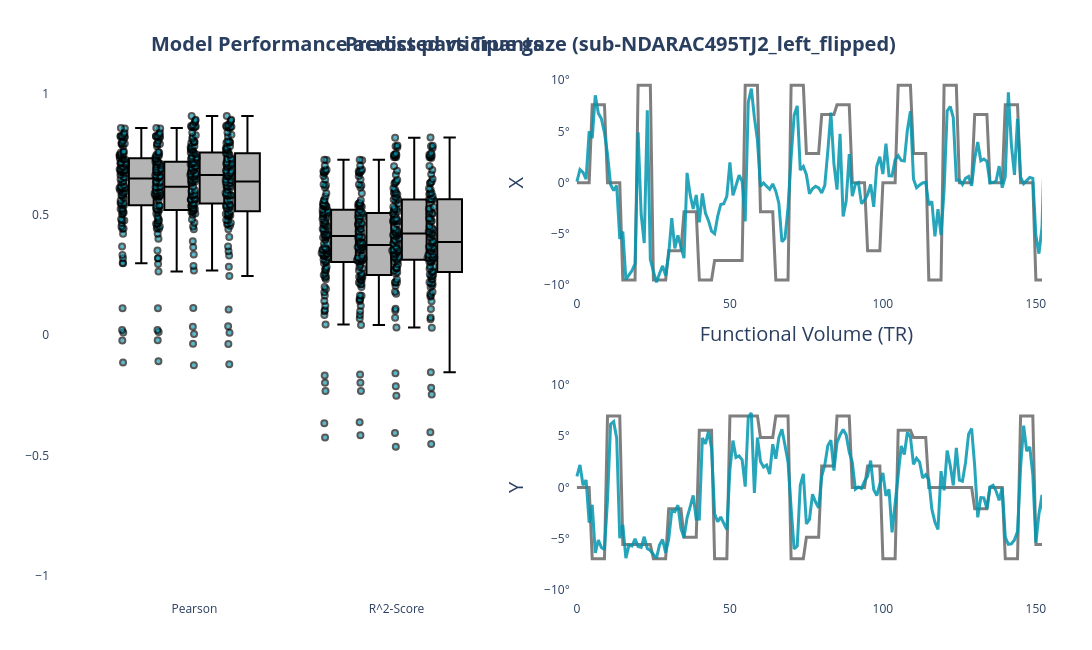

Source (notebook cell):
### Code cell
fig = visualise_predictions_static(evaluation_single_flipped, scores_single_flipped, color="rgb(0, 150, 175)", bg_color="rgb(255,255,255)", ylim=[-11, 11], subject_index=1)
fig.show()

### Figure 1 — Plotly figure (JSON) as saved in the notebook; plotly's stock layout.template omitted (floating-point values rounded to 4 significant figures; data arrays with more than 128 entries replaced by an {"elided": "..."} marker saying what was removed)
{"data": [{"boxpoints": "all", "fillcolor": "rgb(180,180,180)", "line": {"color": "rgb(0,0,0)"}, "marker": {"color": "rgb(0, 150, 175)", "line": {"color": "rgb(0,0,0)", "width": 2}, "opacity": 0.65}, "type": "box", "x": {"elided": "212 str values"}, "xaxis": "x", "y": {"elided": "212 float values"}, "yaxis": "y"}, {"boxpoints": "all", "fillcolor": "rgb(180,180,180)", "line": {"color": "rgb(0,0,0)"}, "marker": {"color": "rgb(0, 150, 175)", "line": {"color": "rgb(0,0,0)", "width": 2}, "opacity": 0.65}, "type": "box", "x": {"elided": "212 str values"}, "xaxis": "x", "y": {"elided": "212 float values"}, "yaxis": "y"}, {"boxpoints": "all", "fillcolor": "rgb(180,180,180)", "line": {"color": "rgb(0,0,0)"}, "marker": {"color": "rgb(0, 150, 175)", "line": {"color": "rgb(0,0,0)", "width": 2}, "opacity": 0.65}, "type": "box", "x": {"elided": "212 str values"}, "xaxis": "x", "y": {"elided": "212 float values"}, "yaxis": "y"}, {"boxpoints": "all", "fillcolor": "rgb(180,180,180)", "line": {"color": "rgb(0,0,0)"}, "marker": {"color": "rgb(0, 150, 175)", "line": {"color": "rgb(0,0,0)", "width": 2}, "opacity": 0.65}, "type": "box", "x": {"elided": "212 str values"}, "xaxis": "x", "y": {"elided": "212 float values"}, "yaxis": "y"}, {"line": {"color": "rgb(0,0,0)", "width": 3}, "mode": "lines", "name": "True X", "opacity": 0.5, "type": "scatter", "x": {"elided": "270 int values"}, "xaxis": "x2", "y": {"elided": "270 float values"}, "yaxis": "y2"}, {"line": {"color": "rgb(0, 150, 175)", "width": 3}, "mode": "lines", "name": "Predicted X", "opacity": 0.85, "type": "scatter", "x": {"elided": "270 int values"}, "xaxis": "x2", "y": {"elided": "270 float values"}, "yaxis": "y2"}, {"line": {"color": "rgb(0,0,0)", "width": 3}, "mode": "lines", "name": "True Y", "opacity": 0.5, "type": "scatter", "x": {"elided": "270 int values"}, "xaxis": "x3", "y": {"elided": "270 float values"}, "yaxis": "y3"}, {"line": {"color": "rgb(0, 150, 175)", "width": 3}, "mode": "lines", "name": "Predicted Y", "opacity": 0.85, "type": "scatter", "x": {"elided": "270 int values"}, "xaxis": "x3", "y": {"elided": "270 float values"}, "yaxis": "y3"}], "layout": {"annotations": [{"font": {"size": 20}, "showarrow": false, "text": "<b>Model Performance across participants</b>", "x": 0.1, "xref": "paper", "y": 1.08, "yref": "paper"}, {"font": {"size": 20}, "showarrow": false, "text": "<b>Predicted vs True gaze (sub-NDARAC495TJ2_left_flipped)</b>", "x": 0.855, "xref": "paper", "y": 1.08, "yref": "paper"}], "autosize": false, "boxmode": "group", "height": 650, "margin": {"b": 50, "l": 50, "r": 50, "t": 70}, "paper_bgcolor": "rgb(255,255,255)", "plot_bgcolor": "rgb(255,255,255)", "showlegend": false, "width": 1600, "xaxis": {"anchor": "y", "domain": [0, 0.475]}, "xaxis2": {"anchor": "y2", "domain": [0.525, 1], "range": [-2, 152], "title": {"font": {"size": 20}, "text": "Functional Volume (TR)"}}, "xaxis3": {"anchor": "y3", "domain": [0.525, 1], "range": [-2, 152]}, "yaxis": {"anchor": "x", "domain": [0, 1], "range": [-1.1, 1.1]}, "yaxis2": {"anchor": "x2", "domain": [0.575, 1], "range": [-11, 11], "ticksuffix": "°", "title": {"font": {"size": 20}, "text": "X"}}, "yaxis3": {"anchor": "x3", "domain": [0, 0.425], "range": [-11, 11], "ticksuffix": "°", "title": {"font": {"size": 20}, "text": "Y"}}}}
